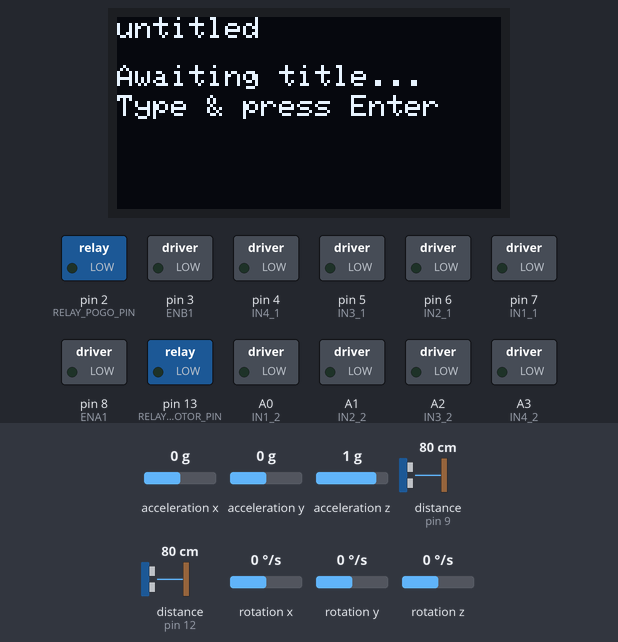
This sketch was run on a simulated Arduino Uno, built with avr-gcc and run on an emulated ATmega328P. Parts: 128×64 one-colour display, switched loads named in the sketch (green lamp = pin HIGH). Wiring (inferred from the names in the program): 2 × ultrasonic range finder: trigger pin 10, echo pin 9 / trigger pin 11, echo pin 12. The test bench sets the inputs (shaded band); at power-on: distance to the obstacle (sensors on pin 12, pin 9) 80 cm, acceleration x 0 g, acceleration y 0 g, acceleration z 1 g, rotation x 0 °/s, rotation y 0 °/s, rotation z 0 °/s. The echo pulse lasts 58.3 µs per cm; pins used as bus, display or sensor lines are not drawn; what the sketch prints to the serial monitor is not drawn.

Above: at 0.1 s.
At 7.7 s:
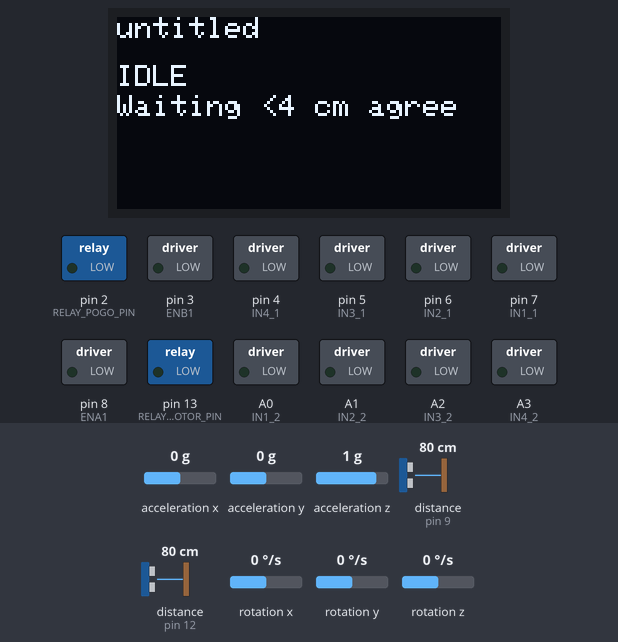
7.8 s: distance to the obstacle (sensor on pin 12) set to 4 cm
Timing chart, 0 to 10.8 s (numbered marks = the images above; inputs shaded):
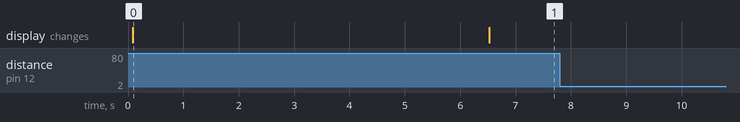

Measured:
- after the input at 7.8 s, every drawn part: stays the same
- what the display in image 0 shows lasts 6.4 s, from 0.1 s to 6.5 s

The sketch:

testUsAcOled.ino
```cpp
/*
  Electromagnetic CubeSat Soft Docking — Sensor Suite & Logger
  -----------------------------------------------------------
  Flow:
    1) Reads 2x ultrasonics (agree < 4 cm for a few samples).
    2) When agreed, closes "motor power" relay (feeds L298N VS) and energizes magnets.
    3) Continuously monitors +Y (impact axis) force from MPU6050; if > 5 N → FAIL:
         - Opens motor power relay (cuts L298N VS), magnets off, pogo OFF, OLED says FAIL.
    4) If no fail after 5 s -> closes "pogo" relay to pass 12 V to pogo pins (SUCCESS).
  Logging:
    - Streams true CSV over Serial (if enabled) with header: time, distances, ax, Fx, states, etc.
    - Title can be typed at startup (5 s window); included in the CSV header and OLED first line.

  IMPORTANT ABOUT PINS D0/D1:
    - D0/D1 are the hardware UART used by the USB Serial.
    - If you need ENA2/ENB2 on D0/D1, you *cannot* also use USB Serial CSV.
    - Use the compile-time switch below to choose:
        USE_HWSERIAL_CSV = 1  -> keep Serial CSV; ENA2/ENB2 are remapped to safe pins.
        USE_HWSERIAL_CSV = 0  -> disable Serial CSV; you may keep ENA2=0 and ENB2=1.
*/

#include <Wire.h>
#include <Adafruit_GFX.h>
#include <Adafruit_SSD1306.h>
#include <MPU6050.h>

// ========================== BUILD-TIME SWITCHES ==========================
#define USE_HWSERIAL_CSV 1   // 1 = print CSV over USB Serial; 0 = no Serial (safe to use D0/D1 for L298N#2)

// ========================== DISPLAY (OLED) ===============================
#define SCREEN_WIDTH 128
#define SCREEN_HEIGHT 64
Adafruit_SSD1306 display(SCREEN_WIDTH, SCREEN_HEIGHT, &Wire, -1);

// ========================== SENSORS (I2C + Ultrasonics) ==================
MPU6050 mpu;
const float g_const = 9.80665f;   // [m/s^2]
const float mass_kg = 0.10f;      // [kg] update with your probe mass
float ax_bias = 0.0f;             // [m/s^2] resting ax calibration

// Ultrasonic pins (per your spec)
const int trigPin1 = 11;
const int echoPin1 = 12;
const int trigPin2 = 10;
const int echoPin2 = 9;

// ========================== RELAYS ======================================
// IN1: motor-driver power cut → feeds L298N VS through NO contact
const int RELAY_MOTOR_PIN = 13;
// IN2: pogo-pin 12V pass
const int RELAY_POGO_PIN  = 2;

// Adjust these if your relay board is active-LOW
const bool RELAY_ACTIVE   = HIGH;
const bool RELAY_INACTIVE = LOW;

// ========================== L298N #1 (Magnet A & B) ======================
const int ENA1 = 8;
const int IN1_1 = 7;
const int IN2_1 = 6;
const int IN3_1 = 5;
const int IN4_1 = 4;
const int ENB1 = 3;

// ========================== L298N #2 (Optional) ==========================
// If you *must* use D0/D1 (0/1), set USE_HWSERIAL_CSV to 0.
// Otherwise we remap ENA2/ENB2 to safe pins so Serial works.
#if USE_HWSERIAL_CSV
  // Safe mapping (keeps USB Serial functional)
  const int ENA2 = 9;     // PWM-capable
  const int IN1_2 = A0;   // 14
  const int IN2_2 = A1;   // 15
  const int IN3_2 = A2;   // 16
  const int IN4_2 = A3;   // 17
  const int ENB2 = 10;    // PWM-capable
#else
  // Your requested mapping using D0/D1 (USB Serial disabled)
  const int ENA2 = 0;     // D0 (RX) — used as digital pin
  const int IN1_2 = A0;   // 14
  const int IN2_2 = A1;   // 15
  const int IN3_2 = A2;   // 16
  const int IN4_2 = A3;   // 17
  const int ENB2 = 1;     // D1 (TX) — used as digital pin
#endif

// ========================== BEHAVIOR CONFIG ==============================
const float DIST_THRESH_CM   = 4.0f;     // agreement threshold [cm]
const uint8_t AGREE_COUNT    = 3;        // require N consecutive agrees
const unsigned long MAG_HOLD_MS = 5000;  // hold magnets before pogo [ms]
const float FORCE_LIMIT_N    = 5.0f;     // safety limit on +Y [N]
const unsigned long LOG_PERIOD_MS = 50;  // CSV cadence [ms]

// ========================== STATE MACHINE ================================
enum RunState { IDLE, MAG_ON, POGO_ON, DONE, FAIL };
RunState state = IDLE;
unsigned long stateEnterMs = 0;

// Run metadata
String runTitle = "untitled";
uint8_t agreeCounter = 0;
unsigned long lastLogMs = 0;

// utilities
float readUltrasonicCM(int trigPin, int echoPin) {
  digitalWrite(trigPin, LOW); delayMicroseconds(2);
  digitalWrite(trigPin, HIGH); delayMicroseconds(10);
  digitalWrite(trigPin, LOW);
  long us = pulseIn(echoPin, HIGH, 30000); // 30 ms timeout (~5 m)
  if (us <= 0) return NAN;
  return us * 0.0343f * 0.5f;
}

void relayWrite(int pin, bool on) {
  digitalWrite(pin, on ? RELAY_ACTIVE : RELAY_INACTIVE);
}

// Magnet controls via L298N #1
void magnetA_off() { digitalWrite(IN1_1, LOW); digitalWrite(IN2_1, LOW); digitalWrite(ENA1, LOW); }
void magnetA_forward() { digitalWrite(IN1_1, HIGH); digitalWrite(IN2_1, LOW); digitalWrite(ENA1, HIGH); }
void magnetA_reverse() { digitalWrite(IN1_1, LOW);  digitalWrite(IN2_1, HIGH); digitalWrite(ENA1, HIGH); }

void magnetB_off() { digitalWrite(IN3_1, LOW); digitalWrite(IN4_1, LOW); digitalWrite(ENB1, LOW); }
void magnetB_forward() { digitalWrite(IN3_1, HIGH); digitalWrite(IN4_1, LOW); digitalWrite(ENB1, HIGH); }
void magnetB_reverse() { digitalWrite(IN3_1, LOW);  digitalWrite(IN4_1, HIGH); digitalWrite(ENB1, HIGH); }

void magnets_all_off() { magnetA_off(); magnetB_off(); }

// Initialize L298N #2
void driver2_init() {
  pinMode(ENA2, OUTPUT); pinMode(IN1_2, OUTPUT); pinMode(IN2_2, OUTPUT);
  pinMode(IN3_2, OUTPUT); pinMode(IN4_2, OUTPUT); pinMode(ENB2, OUTPUT);
  digitalWrite(ENA2, LOW); digitalWrite(ENB2, LOW);
  digitalWrite(IN1_2, LOW); digitalWrite(IN2_2, LOW);
  digitalWrite(IN3_2, LOW); digitalWrite(IN4_2, LOW);
}

void oledStatus(const char* line1, const char* line2) {
  display.clearDisplay();
  display.setTextSize(1);
  display.setTextColor(SSD1306_WHITE);
  display.setCursor(0, 0);  display.println(runTitle);
  display.setCursor(0, 16); display.println(line1);
  display.setCursor(0, 26); display.println(line2);
  display.display();
}

// Setup
void setup() {
#if USE_HWSERIAL_CSV
  Serial.begin(115200);
#endif
  Wire.begin();

  // OLED
  if (display.begin(SSD1306_SWITCHCAPVCC, 0x3C)) {
    display.clearDisplay(); display.display();
  }

  // MPU6050
  mpu.initialize();
  // mpu.setFullScaleAccelRange(MPU6050_ACCEL_FS_2); // default ±2g

  // Ultrasonics
  pinMode(trigPin1, OUTPUT); pinMode(echoPin1, INPUT);
  pinMode(trigPin2, OUTPUT); pinMode(echoPin2, INPUT);

  // Relays
  pinMode(RELAY_MOTOR_PIN, OUTPUT);
  pinMode(RELAY_POGO_PIN, OUTPUT);
  relayWrite(RELAY_MOTOR_PIN, false); // motor power OFF
  relayWrite(RELAY_POGO_PIN, false);  // pogo OFF

  // L298N #1
  pinMode(ENA1, OUTPUT); pinMode(IN1_1, OUTPUT); pinMode(IN2_1, OUTPUT);
  pinMode(IN3_1, OUTPUT); pinMode(IN4_1, OUTPUT); pinMode(ENB1, OUTPUT);
  magnets_all_off();

  // L298N #2
  driver2_init();

  // Title prompt (5 s)
  oledStatus("Awaiting title...", "Type & press Enter");
#if USE_HWSERIAL_CSV
  Serial.println(F("# Enter run title (5 s), then press Enter:"));
  unsigned long t0 = millis();
  while (millis() - t0 < 5000UL) {
    if (Serial.available()) {
      runTitle = Serial.readStringUntil('\n'); runTitle.trim();
      if (runTitle.length() == 0) runTitle = "untitled";
      break;
    }
  }
#endif

  // Calibrate ax bias (assumes stationary, correct orientation)
  const int N = 200; long sumAx_times1e4 = 0;
  for (int i = 0; i < N; ++i) {
    int16_t axr, ayr, azr; mpu.getAcceleration(&axr, &ayr, &azr);
    float ax_mps2 = (float)axr / 16384.0f * g_const;
    sumAx_times1e4 += (long)(ax_mps2 * 10000.0f);
    delay(5);
  }
  ax_bias = ((float)sumAx_times1e4 / 10000.0f) / N;

  // CSV header
#if USE_HWSERIAL_CSV
  Serial.println(F("# CSV, title="));
  Serial.println(runTitle);
  Serial.println(F("time_ms,dist1_cm,dist2_cm,agree_flag,ax_mps2,force_x_N,state,relay_motor,relay_pogo,magA,magB"));
#endif

  state = IDLE; stateEnterMs = millis();
  oledStatus("IDLE", "Waiting <4 cm agree");
}

// Loop
void loop() {
  const unsigned long now = millis();

  // Read Sensors
  const float d1 = readUltrasonicCM(trigPin1, echoPin1);
  const float d2 = readUltrasonicCM(trigPin2, echoPin2);

  int16_t axr, ayr, azr; mpu.getAcceleration(&axr, &ayr, &azr);
  const float ax = (float)axr / 16384.0f * g_const;         // +Y axis (impact)
  const float Fx = mass_kg * fabs(ax - ax_bias);            // [N] |Δax| * m

  // Distance Agreeance
  const bool valid_d1 = (!isnan(d1) && d1 > 0);
  const bool valid_d2 = (!isnan(d2) && d2 > 0);
  const bool agreeNow = valid_d1 && valid_d2 &&
                        (d1 < DIST_THRESH_CM) && (d2 < DIST_THRESH_CM);
  if (agreeNow) { if (agreeCounter < 255) agreeCounter++; }
  else          { if (agreeCounter > 0)   agreeCounter--; }
  const bool agreeStable = (agreeCounter >= AGREE_COUNT);

  // Force Limit
  if (Fx > FORCE_LIMIT_N && state != FAIL && state != DONE) {
    relayWrite(RELAY_MOTOR_PIN, false); // kill L298N VS
    magnets_all_off();
    relayWrite(RELAY_POGO_PIN, false);
    state = FAIL; stateEnterMs = now;
    oledStatus("FAIL: Force > limit", "Motor power OFF");
  }

  // --- State machine ---
  switch (state) {
    case IDLE:
      relayWrite(RELAY_MOTOR_PIN, false);
      relayWrite(RELAY_POGO_PIN, false);
      magnets_all_off();
      if (agreeStable) {
        relayWrite(RELAY_MOTOR_PIN, true);   // feed VS to L298N
        magnetA_forward(); magnetB_forward();
        state = MAG_ON; stateEnterMs = now;
        oledStatus("MAG_ON", "Holding 5s before pogo");
      }
      break;

    case MAG_ON:
      relayWrite(RELAY_MOTOR_PIN, true);
      if (now - stateEnterMs >= MAG_HOLD_MS) {
        relayWrite(RELAY_POGO_PIN, true);   // pass 12 V to pogo pins
        state = POGO_ON; stateEnterMs = now;
        oledStatus("POGO_ON", "Power pass → SUCCESS");
      }
      break;

    case POGO_ON:
      if (now - stateEnterMs >= 2000UL) {
        state = DONE; stateEnterMs = now;
        oledStatus("DONE", "Sequence complete");
      }
      break;

    case DONE:
      // Keep as-is; optionally relax magnets or open relays here if desired
      break;

    case FAIL:
      // Remain safe until reset
      break;
  }

  // Serial - CSV logging? Might switch over to MAX6675 method we did in Mechops
#if USE_HWSERIAL_CSV
  if (now - lastLogMs >= LOG_PERIOD_MS) {
    lastLogMs = now;
    // time_ms,dist1_cm,dist2_cm,agree_flag,ax_mps2,force_x_N,state,relay_motor,relay_pogo,magA,magB
    Serial.print(now); Serial.print(',');
    Serial.print(valid_d1 ? d1 : -1.0f); Serial.print(',');
    Serial.print(valid_d2 ? d2 : -1.0f); Serial.print(',');
    Serial.print(agreeStable ? 1 : 0); Serial.print(',');
    Serial.print(ax, 4); Serial.print(',');
    Serial.print(Fx, 3); Serial.print(',');

    switch (state) {
      case IDLE:   Serial.print("IDLE"); break;
      case MAG_ON: Serial.print("MAG_ON"); break;
      case POGO_ON:Serial.print("POGO_ON"); break;
      case DONE:   Serial.print("DONE"); break;
      case FAIL:   Serial.print("FAIL"); break;
    }
    Serial.print(',');

    const int rm = (digitalRead(RELAY_MOTOR_PIN) == RELAY_ACTIVE) ? 1 : 0;
    const int rp = (digitalRead(RELAY_POGO_PIN)  == RELAY_ACTIVE) ? 1 : 0;
    const int mA = digitalRead(ENA1) ? 1 : 0;
    const int mB = digitalRead(ENB1) ? 1 : 0;

    Serial.print(rm); Serial.print(',');
    Serial.print(rp); Serial.print(',');
    Serial.print(mA); Serial.print(',');
    Serial.println(mB);
  }
#endif
}
```
